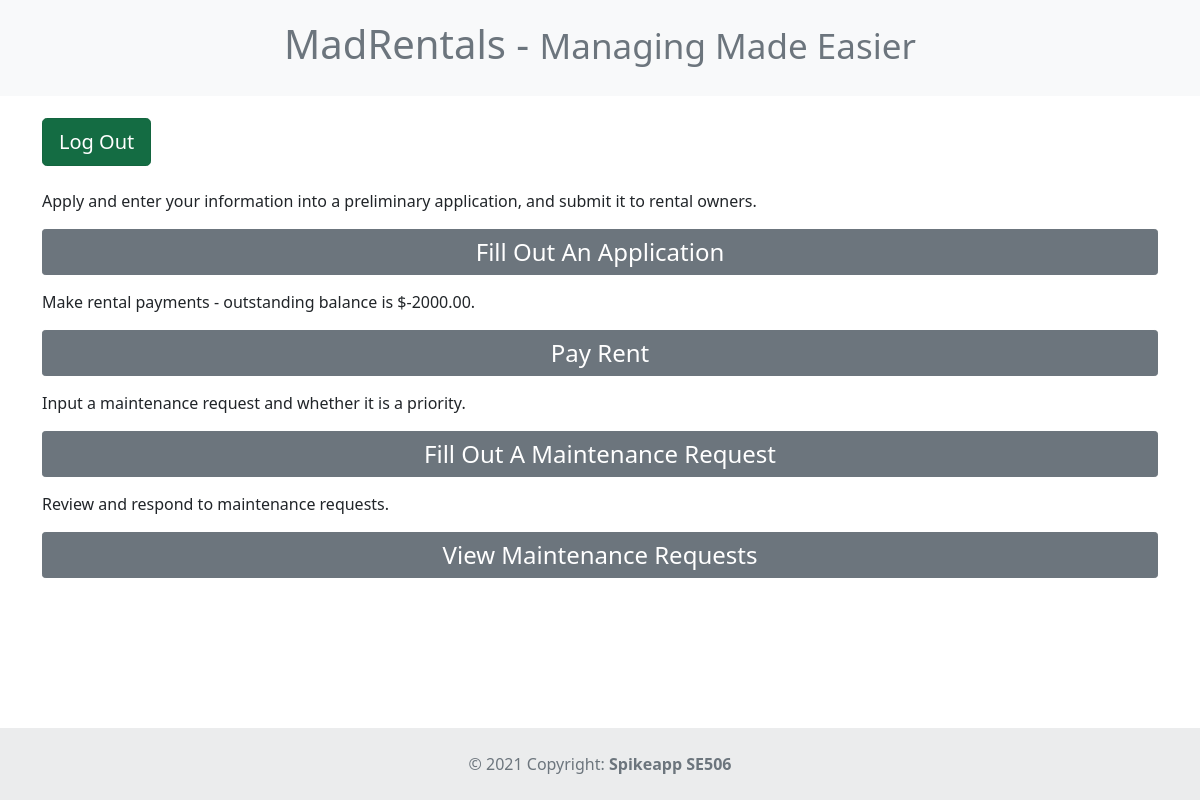
Page /dashboard/ (signed in) on the earlier database version.
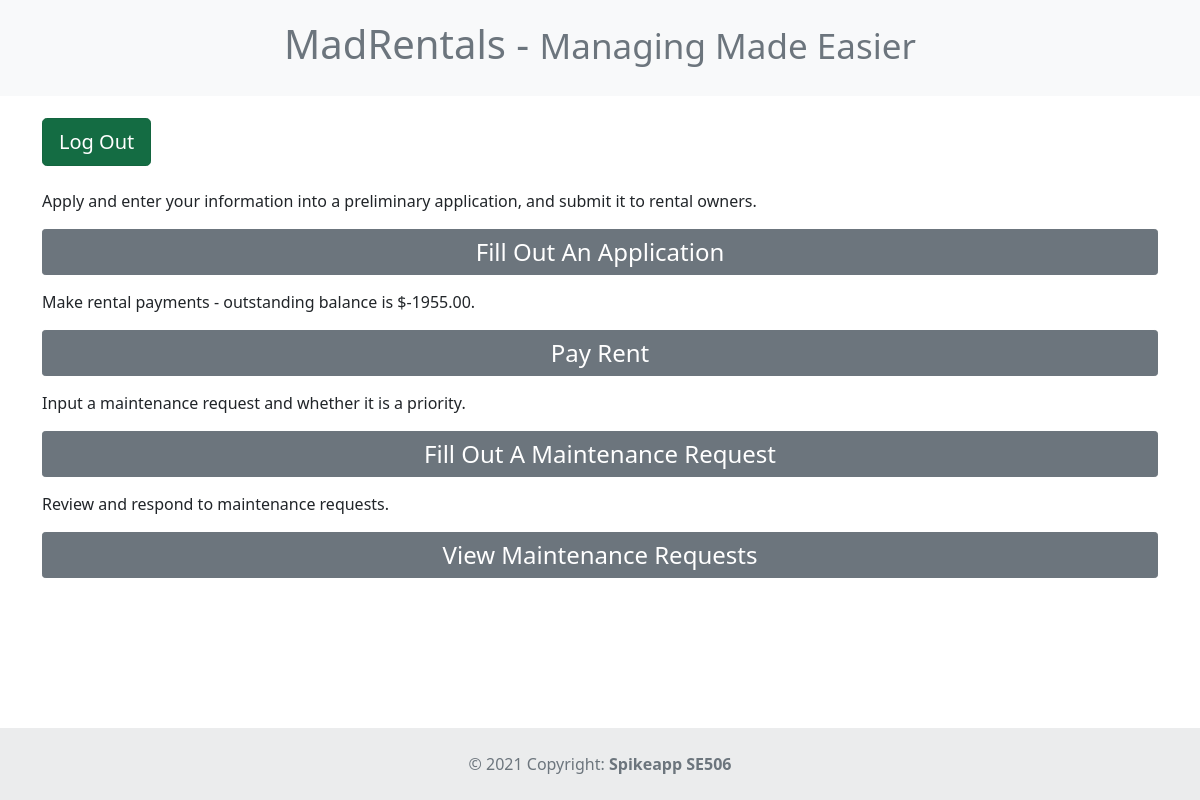
Same page on the later database version.
### spikeapp/models.py (models this page shows)
class Profile(models.Model):
    username = models.OneToOneField(User, on_delete=models.CASCADE)
    fullname = models.CharField(max_length=200, blank=True)
    is_renter = models.BooleanField(default=False)
    balance = models.DecimalField(max_digits=11, decimal_places=2, default=0)

### spikeapp/views.py (the view)
# urls.py: path('dashboard/', spikeapp_views.dashboard, name="dashboard"),
@login_required()
def dashboard(request):
    items = Profile.objects.filter(username=request.user)
    is_renter = items[0].is_renter
    balance = items[0].balance
    return render(request, 'dashboard.html', {'balance': balance, 'is_renter': is_renter})

### spikeapp/templates/dashboard.html (shortened to what this page needs)
{% extends "base.html" %}
{% block navbar%}
<nav>
    <a href="/logout" class="btn btn-success btn-lg active">Log Out</a>
</nav>
{% endblock %}
{% block content %}
{% if user.is_authenticated %}
<div id="dashboard">
    {% if is_renter %}
    <section>
        <p>Apply and enter your information into a preliminary application, and submit it to rental owners.</p>
        <a href="/rentalapplication"><button type="button" class="btn btn-secondary btn-sm dashboard-buttons">Fill Out An Application</button></a>
        <p>Make rental payments - outstanding balance is ${{ balance|floatformat:2 }}.</p>
        <a href="/payment"><button type="button" class="btn btn-secondary  btn-sm dashboard-buttons">Pay Rent</button></a>
        <p>Input a maintenance request and whether it is a priority.</p>
        <a href="/requests"><button type="button" class="btn btn-secondary btn-sm dashboard-buttons">Fill Out A Maintenance Request</button></a>
        <p>Review and respond to maintenance requests.</p>
        <a href="/view_requests"><button type="button" class="btn btn-secondary btn-sm dashboard-buttons">View Maintenance Requests</button></a>
    </section>
    {% endif %}
</div>
{% endif %}
{% endblock %}

Differences in the rows shown:
changed Profile: balance "-2000.00" → "-1955.00"
